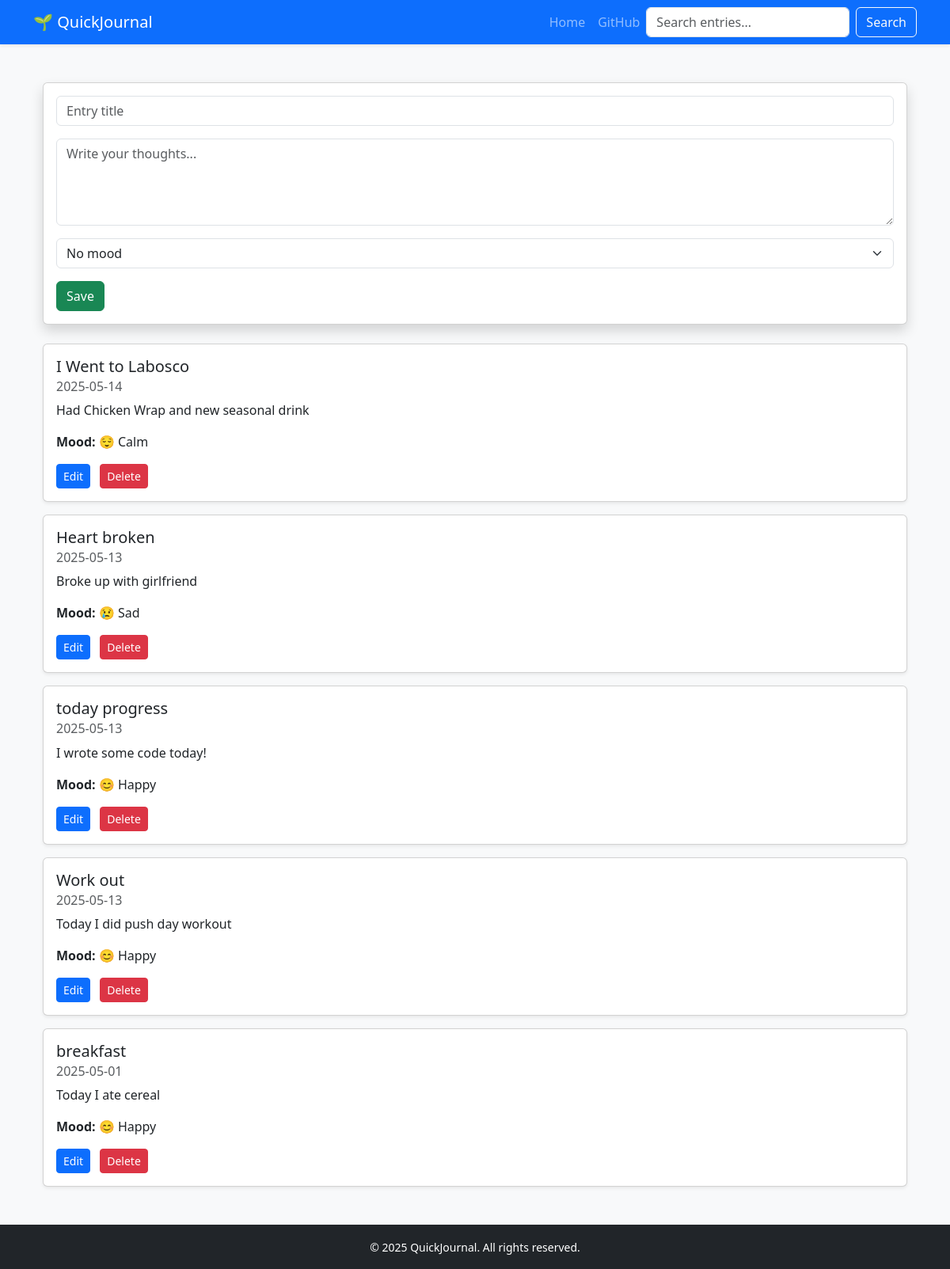
Before: / with the older database file.
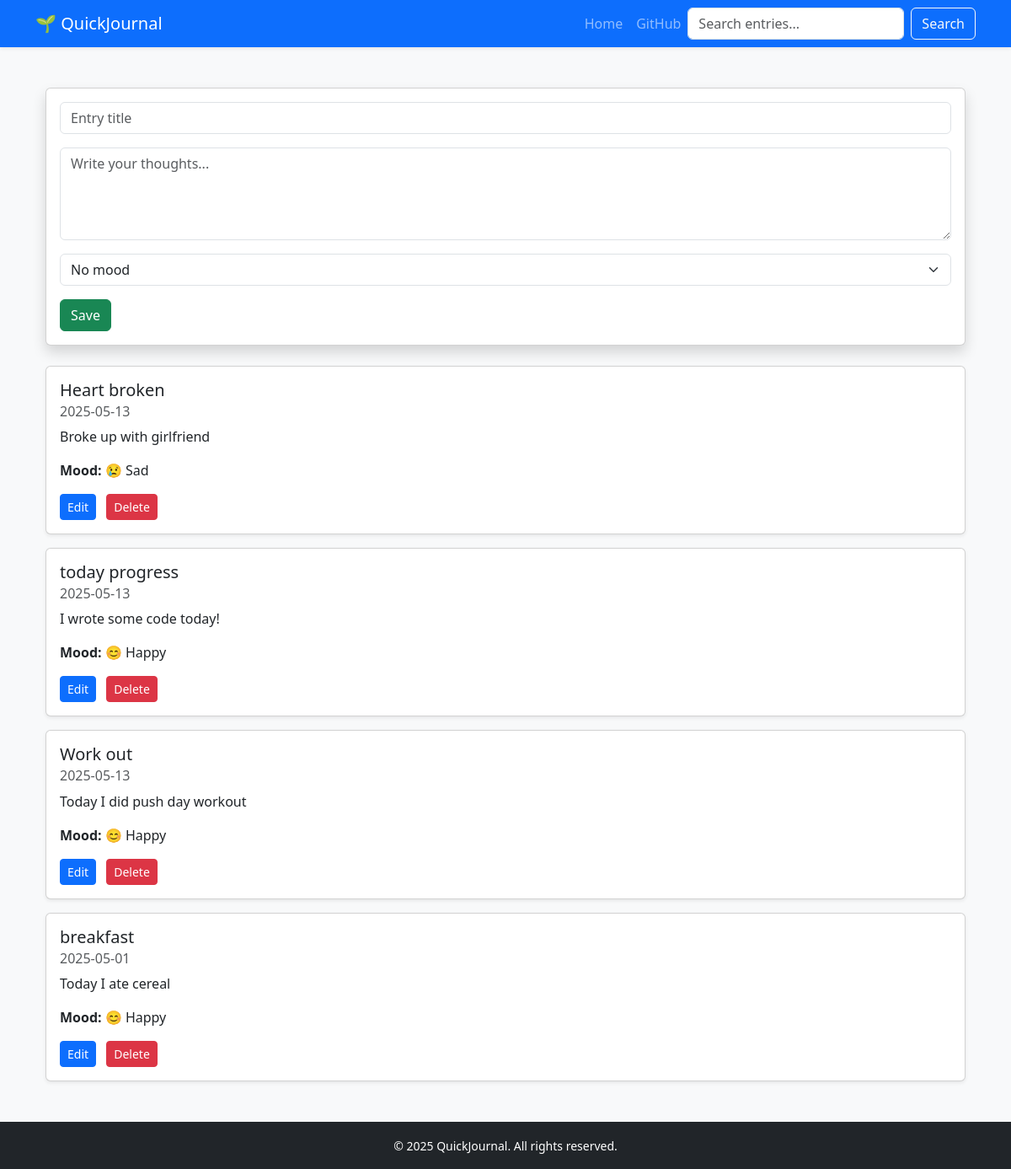
After: the same page with the newer database file.
### models.py (models this page shows, shortened)
class JournalEntry(db.Model):
    id = db.Column(db.Integer, primary_key=True)
    title = db.Column(db.String(200), nullable=False)
    mood = db.Column(db.String(100))
    content = db.Column(db.Text, nullable=False)
    date_created = db.Column(db.DateTime, default=func.now())
    user_id = db.Column(
        db.Integer, db.ForeignKey("user.id"), nullable=True
    )  # will be added later

### app.py (the view)
@app.route("/", methods=["GET", "POST"])
def index():
    if request.method == "POST":
        title = request.form["title"]
        content = request.form["content"]
        mood = request.form.get("mood")
        new_entry = JournalEntry(title=title, content=content, mood=mood)
        try:
            db.session.add(new_entry)
            db.session.commit()
            return redirect("/")
        except Exception as e:
            print(f"Error: {e}")  # Print the actual error!
            return "Error saving journal entry."
    else:
        query = request.args.get("q")
        if query:
            entries = (
                JournalEntry.query.filter(
                    (JournalEntry.title.contains(query))
                    | (JournalEntry.content.contains(query))
                )
                .order_by(JournalEntry.date_created.desc())
                .all()
            )
        else:
            entries = JournalEntry.query.order_by(
                JournalEntry.date_created.desc()
            ).all()
        return render_template("index.html", entries=entries, mood_icons=mood_icons)

### templates/index.html
{% extends "base.html" %}
{% block content %}
<div class="container my-5">
    <div class="card mb-4 shadow">
        <div class="card-body">
            <form method="POST">
                <div class="mb-3">
                    <input type="text" name="title" class="form-control" placeholder="Entry title" required>
                </div>
                <div class="mb-3">
                    <textarea name="content" class="form-control" placeholder="Write your thoughts..." rows="4" required></textarea>
                </div>
                <div class="mb-3">
                    <select name="mood" class="form-select">
                        {% for mood_key, mood_value in mood_icons.items() %}
                            <option value="{{ mood_key }}" {% if "" == mood_key %} selected {% endif %}>
                                {{ mood_value }}
                            </option>
                        {% endfor %}
                    </select>
                </div>
                <button type="submit" class="btn btn-success">Save</button>
            </form>
        </div>
    </div>
    {% for entry in entries %}
        <div class="card mb-3 shadow-sm">
            <div class="card-body">
                <h5 class="card-title">{{ entry.title }}</h5>
                <h6 class="card-subtitle mb-2 text-muted">{{ entry.date_created.strftime('%Y-%m-%d') }}</h6>
                <p class="card-text">{{ entry.content }}</p>
                <p><strong>Mood:</strong> {{ mood_icons.get(entry.mood, "No mood") }}</p>
                <a href="/edit/{{ entry.id }}" class="btn btn-sm btn-primary me-2">Edit</a>
                <a href="/delete/{{ entry.id }}" class="btn btn-sm btn-danger">Delete</a>
            </div>
        </div>
    {% endfor %}
</div>
{% endblock %}

### templates/base.html (shortened to what this page needs)
<!DOCTYPE html>
<html lang="en">
<head>
    <link rel="stylesheet" href="{{ url_for('static', filename='css/main.css') }}">
    <link href="https://cdn.jsdelivr.net/npm/bootstrap@5.3.3/dist/css/bootstrap.min.css" rel="stylesheet">
</head>
<body class="d-flex flex-column min-vh-100 bg-light">
<nav class="navbar navbar-expand-lg navbar-dark bg-primary shadow-sm">
    <div class="container">
      <a class="navbar-brand" href="/">🌱 QuickJournal</a>
      <div class="collapse navbar-collapse" id="navbarNav">
        <ul class="navbar-nav ms-auto">
          <li class="nav-item">
            <a class="nav-link" href="/">Home</a>
          </li>
          <li class="nav-item">
            <a class="nav-link" href="https://github.com/Pada-M/QuickJournal" target="_blank">GitHub</a>
          </li>
        </ul>
        <form class="d-flex" method="GET" action="/">
            <input class="form-control me-2" type="search" placeholder="Search entries..." name="q"
                   aria-label="Search" value="{{ request.args.get('q', '') }}">
            <button class="btn btn-outline-light" type="submit">Search</button>
          </form>
      </div>
    </div>
  </nav>
    <main class="container flex-fill">
        {% block content %}
        {% endblock %}
    </main>
    <footer class="bg-dark text-white text-center py-3 mt-auto">
        <small>&copy; 2025 QuickJournal. All rights reserved.</small>
    </footer>
</body>
</html>

Changed rows visible on the page:
removed JournalEntry: title "I Went to Labosco", date_created "2025-05-14", content "Had Chicken Wrap and new seasonal drink", get "😌 Calm"
